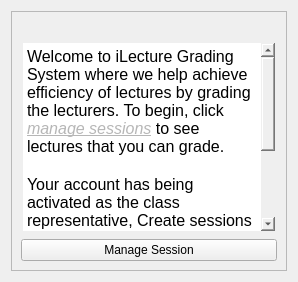
      <widget class="QWidget" name="cr_home">
       <layout class="QVBoxLayout" name="verticalLayout_16">
        <item>
         <widget class="QFrame" name="frame_6">
          <property name="frameShape">
           <enum>QFrame::StyledPanel</enum>
          </property>
          <property name="frameShadow">
           <enum>QFrame::Raised</enum>
          </property>
          <layout class="QVBoxLayout" name="verticalLayout_14">
           <item>
            <widget class="QLabel" name="label_12">
             <property name="text">
              <string/>
             </property>
             <property name="pixmap">
              <pixmap resource="../resource.qrc">:/futminna</pixmap>
             </property>
             <property name="alignment">
              <set>Qt::AlignCenter</set>
             </property>
            </widget>
           </item>
           <item>
            <widget class="QTextBrowser" name="textBrowser_136">
             <property name="styleSheet">
              <string notr="true">border: 2px dashed #efefef;</string>
             </property>
             <property name="html">
              <string>&lt;!DOCTYPE HTML PUBLIC &quot;-//W3C//DTD HTML 4.0//EN&quot; &quot;http://www.w3.org/TR/REC-html40/strict.dtd&quot;&gt;
&lt;html&gt;&lt;head&gt;&lt;meta name=&quot;qrichtext&quot; content=&quot;1&quot; /&gt;&lt;style type=&quot;text/css&quot;&gt;
p, li { white-space: pre-wrap; }
&lt;/style&gt;&lt;/head&gt;&lt;body style=&quot; font-family:'MS Shell Dlg 2'; font-size:8.25pt; font-weight:400; font-style:normal;&quot;&gt;
&lt;p style=&quot; margin-top:0px; margin-bottom:0px; margin-left:0px; margin-right:0px; -qt-block-indent:0; text-indent:0px;&quot;&gt;&lt;img src=&quot;:/home&quot; /&gt;&lt;span style=&quot; font-family:'Comic Sans MS'; font-size:12pt;&quot;&gt;Welcome to iLecture Grading System where we help achieve efficiency of lectures by grading the lecturers. To begin, click&lt;/span&gt;&lt;span style=&quot; font-family:'Comic Sans MS'; font-size:12pt; font-style:italic; text-decoration: underline; color:#919191;&quot;&gt; &lt;/span&gt;&lt;span style=&quot; font-family:'Comic Sans MS'; font-size:12pt;&quot;&gt; &lt;/span&gt;&lt;span style=&quot; font-family:'Comic Sans MS'; font-size:12pt; font-style:italic; text-decoration: underline; color:#b6b6b6;&quot;&gt;manage sessions&lt;/span&gt;&lt;span style=&quot; font-family:'Comic Sans MS'; font-size:12pt;&quot;&gt; to see lectures that you can grade.&lt;/span&gt;&lt;/p&gt;
&lt;p style=&quot;-qt-paragraph-type:empty; margin-top:0px; margin-bottom:0px; margin-left:0px; margin-right:0px; -qt-block-indent:0; text-indent:0px; font-family:'Comic Sans MS'; font-size:12pt;&quot;&gt;&lt;br /&gt;&lt;/p&gt;
&lt;p style=&quot; margin-top:0px; margin-bottom:0px; margin-left:0px; margin-right:0px; -qt-block-indent:0; text-indent:0px;&quot;&gt;&lt;span style=&quot; font-family:'Comic Sans MS'; font-size:12pt;&quot;&gt;Your account has being activated as the class representative, Create sessions for others to grade, lets make our lectures efficient.&lt;/span&gt;&lt;/p&gt;
&lt;p style=&quot;-qt-paragraph-type:empty; margin-top:0px; margin-bottom:0px; margin-left:0px; margin-right:0px; -qt-block-indent:0; text-indent:0px; font-family:'Comic Sans MS'; font-size:12pt;&quot;&gt;&lt;br /&gt;&lt;/p&gt;
&lt;p align=&quot;justify&quot; style=&quot; margin-top:0px; margin-bottom:0px; margin-left:0px; margin-right:0px; -qt-block-indent:0; text-indent:0px;&quot;&gt;&lt;span style=&quot; font-family:'Comic Sans MS'; font-size:12pt;&quot;&gt;For issues, contact our support team at:&lt;/span&gt;&lt;/p&gt;
&lt;p align=&quot;justify&quot; style=&quot; margin-top:0px; margin-bottom:0px; margin-left:0px; margin-right:0px; -qt-block-indent:0; text-indent:0px;&quot;&gt;&lt;span style=&quot; font-family:'Comic Sans MS'; font-size:12pt;&quot;&gt;	 &lt;/span&gt;&lt;span style=&quot; font-family:'Comic Sans MS'; font-size:12pt; font-weight:600; font-style:italic; text-decoration: underline; color:#dbddd8;&quot;&gt;iLectureGS@support.com&lt;/span&gt;&lt;/p&gt;&lt;/body&gt;&lt;/html&gt;</string>
             </property>
            </widget>
           </item>
           <item>
            <widget class="QPushButton" name="manageSessionBtn">
             <property name="text">
              <string>Manage Session</string>
             </property>
            </widget>
           </item>
          </layout>
         </widget>
        </item>
       </layout>
      </widget>
